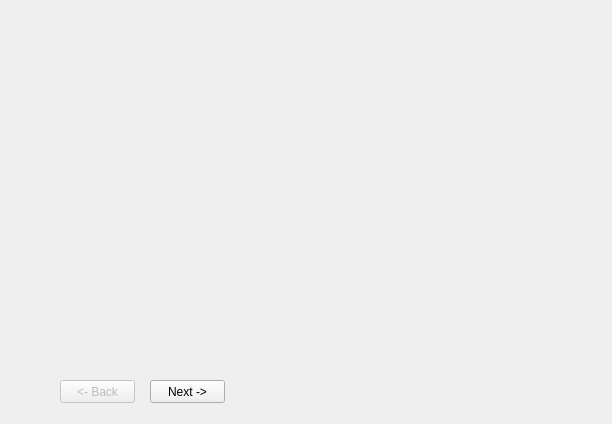
<?xml version="1.0" encoding="UTF-8"?>
<ui version="4.0">
 <class>MainWindow</class>
 <widget class="QMainWindow" name="MainWindow">
  <property name="geometry">
   <rect>
    <x>0</x>
    <y>0</y>
    <width>612</width>
    <height>424</height>
   </rect>
  </property>
  <property name="windowTitle">
   <string>MainWindow</string>
  </property>
  <widget class="QWidget" name="centralWidget">
   <widget class="QPushButton" name="nextButton">
    <property name="enabled">
     <bool>true</bool>
    </property>
    <property name="geometry">
     <rect>
      <x>150</x>
      <y>380</y>
      <width>75</width>
      <height>23</height>
     </rect>
    </property>
    <property name="text">
     <string>Next -&gt;</string>
    </property>
   </widget>
   <widget class="QPushButton" name="backButton">
    <property name="enabled">
     <bool>false</bool>
    </property>
    <property name="geometry">
     <rect>
      <x>60</x>
      <y>380</y>
      <width>75</width>
      <height>23</height>
     </rect>
    </property>
    <property name="text">
     <string>&lt;- Back</string>
    </property>
   </widget>
   <widget class="QStackedWidget" name="containerWidget">
    <property name="geometry">
     <rect>
      <x>10</x>
      <y>10</y>
      <width>572</width>
      <height>351</height>
     </rect>
    </property>
    <property name="currentIndex">
     <number>0</number>
    </property>
    <widget class="NavigationHome" name="navigationHome"/>
    <widget class="UploadFile" name="uploadFile"/>
    <widget class="UploadProgress" name="uploadProgress"/>
    <widget class="DownloadFile" name="downloadFile"/>
    <widget class="DownloadProgress" name="downloadProgress"/>
   </widget>
  </widget>
  <widget class="QMenuBar" name="menuBar">
   <property name="geometry">
    <rect>
     <x>0</x>
     <y>0</y>
     <width>612</width>
     <height>21</height>
    </rect>
   </property>
  </widget>
 </widget>
 <layoutdefault spacing="6" margin="11"/>
 <customwidgets>
  <customwidget>
   <class>NavigationHome</class>
   <extends>QWidget</extends>
   <header>navigationhome.h</header>
   <container>1</container>
  </customwidget>
  <customwidget>
   <class>UploadFile</class>
   <extends>QWidget</extends>
   <header>uploadfile.h</header>
   <container>1</container>
  </customwidget>
  <customwidget>
   <class>UploadProgress</class>
   <extends>QWidget</extends>
   <header>uploadprogress.h</header>
   <container>1</container>
  </customwidget>
  <customwidget>
   <class>DownloadFile</class>
   <extends>QWidget</extends>
   <header>downloadfile.h</header>
   <container>1</container>
  </customwidget>
  <customwidget>
   <class>DownloadProgress</class>
   <extends>QWidget</extends>
   <header>downloadprogress.h</header>
   <container>1</container>
  </customwidget>
 </customwidgets>
 <resources/>
 <connections/>
</ui>
